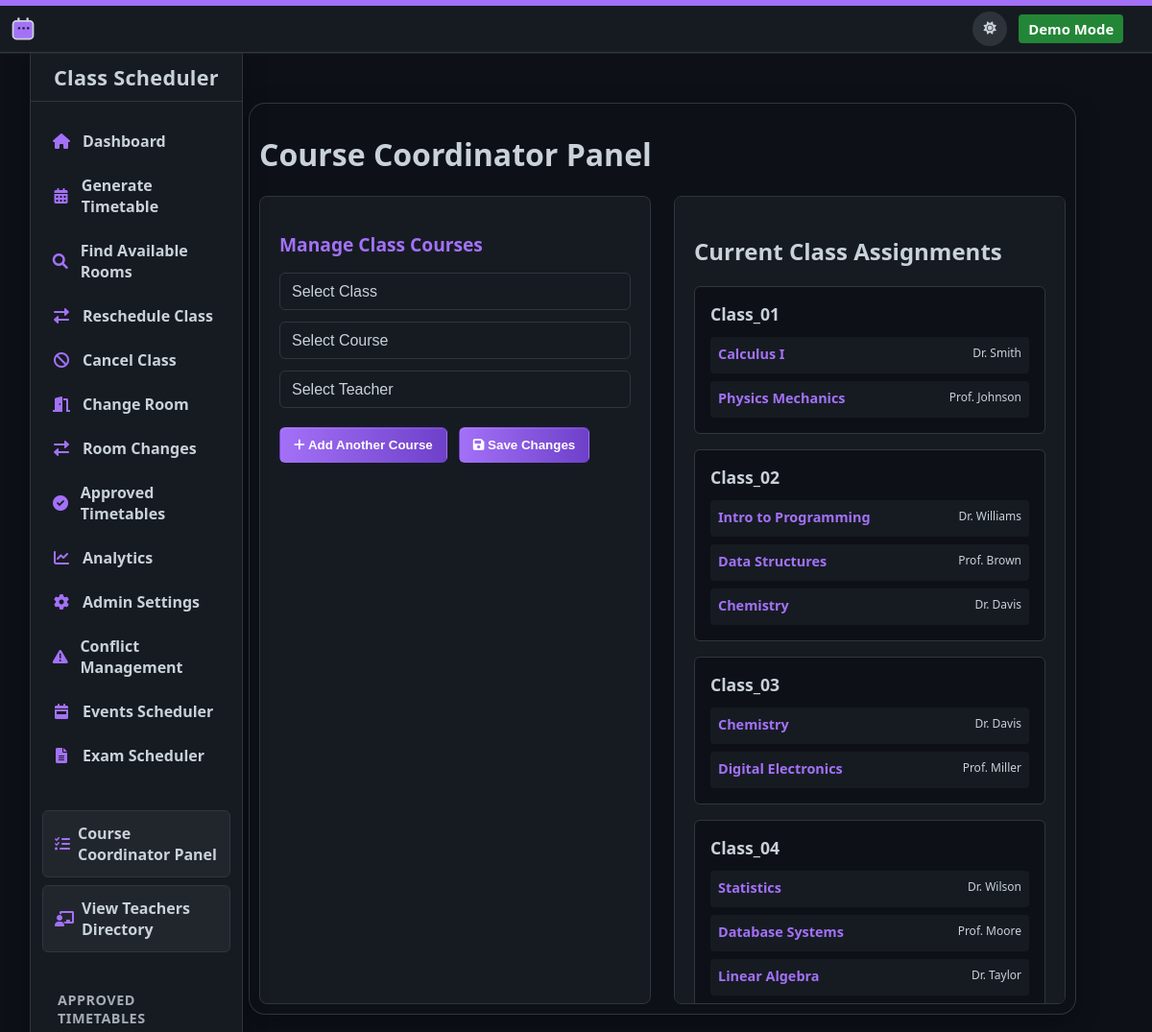
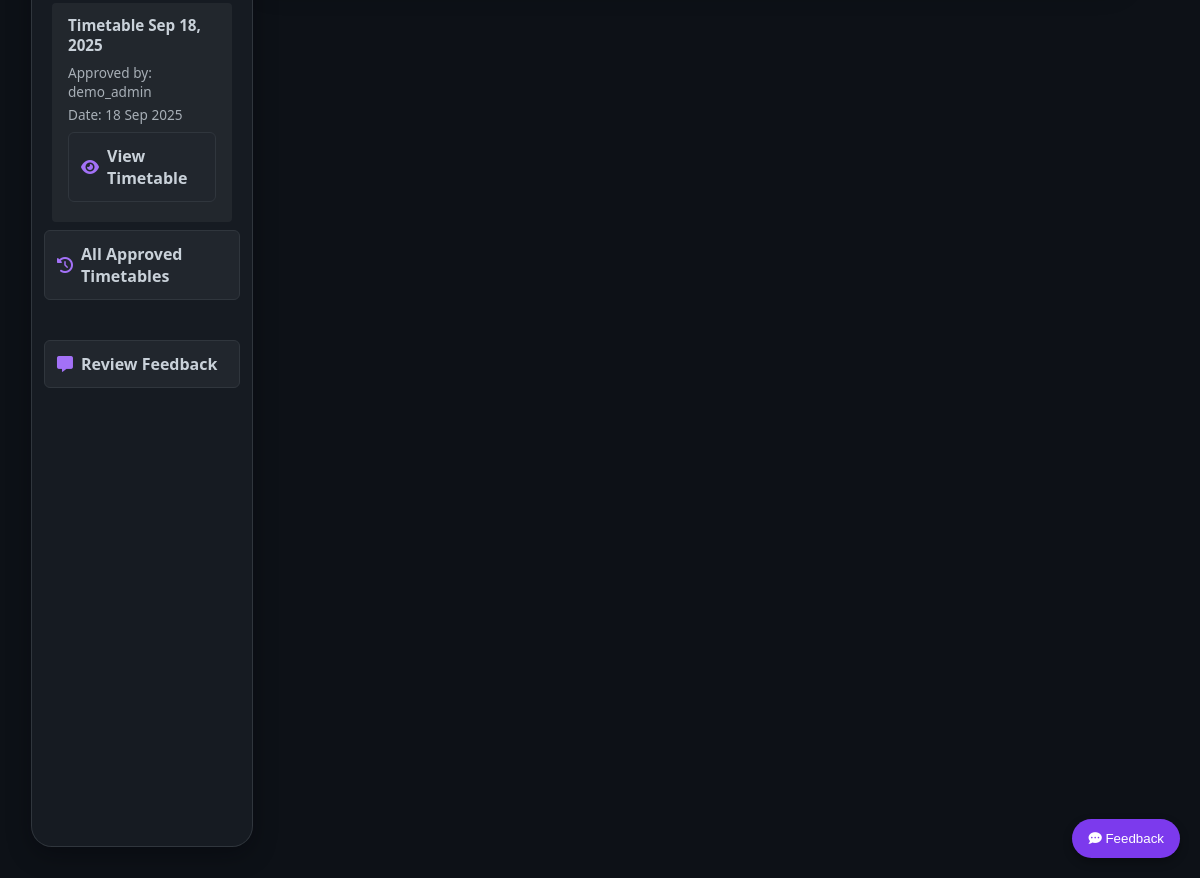
The app's page /course_coordinator with its own data (2 pictures, top to bottom).
### models.py (models this page shows, shortened)
class ApprovedTimetable(Base):
    __tablename__ = 'approved_timetables'
    id = Column(Integer, primary_key=True)
    name = Column(String, nullable=False)
    description = Column(String)
    timetable_data = Column(String)  # Stores the timetable data as JSON string
    approved_by = Column(Integer, ForeignKey('users.id'))
    approved_at = Column(DateTime, default=datetime.utcnow)
    is_active = Column(Boolean, default=True)
    approver = relationship('User')

### scheduler.py (models this page shows, shortened)
class User(Base):
    __tablename__ = 'users'
    id = Column(Integer, primary_key=True)
    username = Column(String, unique=True, nullable=False)
    password_hash = Column(String, nullable=False)
    is_admin_user = Column(Boolean, default=False)

class Class(Base):
    __tablename__ = 'classes'
    id = Column(Integer, primary_key=True)
    name = Column(String, unique=True)
    course_teachers = relationship('ClassCourseTeacher', back_populates='class_')

class ClassCourseTeacher(Base):
    __tablename__ = 'class_course_teacher'
    id = Column(Integer, primary_key=True)
    class_id = Column(Integer, ForeignKey('classes.id'))
    course_id = Column(Integer, ForeignKey('courses.id'))
    teacher_id = Column(Integer, ForeignKey('teachers.id'))
    __table_args__ = (UniqueConstraint('class_id', 'course_id', name='_class_course_uc'),)
    class_ = relationship('Class', back_populates='course_teachers')
    course = relationship('Course')
    teacher = relationship('Teacher')

class Course(Base):
    __tablename__ = 'courses'
    id = Column(Integer, primary_key=True)
    name = Column(String, unique=True)

class Teacher(Base):
    __tablename__ = 'teachers'
    id = Column(Integer, primary_key=True)
    name = Column(String, unique=True)
    subject = Column(String)
    weekly_hours = Column(Integer, default=8)

### webapp/app.py (the view, shortened to what this page needs)
@app.route('/course_coordinator', methods=['GET', 'POST'])
def course_coordinator():
    classes = session.query(Class).all()
    courses = session.query(Course).all()
    teachers = session.query(Teacher).all()
    return render_template('course_coordinator.html',
                         classes=classes,
                         courses=courses,
                         teachers=teachers)

### webapp/app.py (called while the page is built)
@app.context_processor
def inject_template_globals():
    context = {}
    if 'user_id' in flask_session:
        user = session.query(User).get(flask_session['user_id'])
        context['current_user'] = user
    else:
        context['current_user'] = None
    context['get_teachers'] = get_teachers
    context['get_courses'] = get_courses
    context['get_classes'] = get_classes
    context['get_classrooms'] = get_classrooms
    context['get_approved_timetables'] = get_approved_timetables
    return context

def get_approved_timetables():
    return session.query(ApprovedTimetable).order_by(
        ApprovedTimetable.is_active.desc(),
        ApprovedTimetable.approved_at.desc()
    ).all()

### webapp/templates/course_coordinator.html (shortened to what this page needs)
{% extends "layout.html" %}
{% block content %}
<div class="content-section">
    <h1>Course Coordinator Panel</h1>
    <div class="coordinator-controls">
        <form method="POST" class="coordinator-form">
            <div class="form-section">
                <h2>Manage Class Courses</h2>
                <div class="input-row">
                    <select name="class_id" id="class_select" required>
                        <option value="">Select Class</option>
                    </select>
                </div>
                <div id="course-assignments">
                    <div class="course-assignment-row">
                        <div class="input-row">
                            <select name="course_ids[]" class="course-select" required>
                                <option value="">Select Course</option>
                            </select>
                            <select name="teacher_ids[]" class="teacher-select" required>
                                <option value="">Select Teacher</option>
                            </select>
                        </div>
                    </div>
                </div>
                <div class="button-row">
                    <button type="button" class="btn gradient-btn" onclick="addCourseRow()">
                        <i class="fas fa-plus"></i> Add Another Course
                    </button>
                    <button type="submit" class="btn gradient-btn">
                        <i class="fas fa-save"></i> Save Changes
                    </button>
                </div>
            </div>
        </form>
        <div class="current-assignments">
            <h2>Current Class Assignments</h2>
            {% for class in classes %}
            <div class="class-assignment-card">
                <h3>{{ class.name }}</h3>
                <div class="assignment-list">
                    {% for ct in class.course_teachers %}
                    <div class="assignment-item">
                        <span class="course-name">{{ ct.course.name }}</span>
                        <span class="teacher-name">{{ ct.teacher.name }}</span>
                    </div>
                    {% else %}
                    <p class="no-assignments">No courses assigned yet</p>
                    {% endfor %}
                </div>
            </div>
            {% endfor %}
        </div>
    </div>
</div>
{% endblock %}

### webapp/templates/layout.html (shortened to what this page needs)
<!DOCTYPE html>
<html lang="en">
<head>
        <link rel="stylesheet" href="{{ url_for('static', filename='style.css') }}">
        <link rel="stylesheet" href="{{ url_for('static', filename='course-colors.css') }}">
        <link rel="stylesheet" href="{{ url_for('static', filename='theme-styles.css') }}">
        <link rel="stylesheet" href="{{ url_for('static', filename='approval-system.css') }}">
        <link rel="stylesheet" href="{{ url_for('static', filename='room_changes.css') }}">
        <link rel="stylesheet" href="{{ url_for('static', filename='timetable-enhancements.css') }}">
        <link rel="stylesheet" href="{{ url_for('static', filename='demo-mode.css') }}">
        <link rel="stylesheet" href="{{ url_for('static', filename='dashboard.css') }}">
        <link rel="stylesheet" href="{{ url_for('static', filename='room_display_fix.css') }}">
        <link rel="stylesheet" href="https://cdnjs.cloudflare.com/ajax/libs/font-awesome/6.0.0/css/all.min.css">
</head>
<body>
        <div class="github-topbar"></div>
        <nav class="main-topbar">
                        <div class="topbar-left">
                                <a href="{{ url_for('index') }}" class="topbar-logo" aria-label="Dashboard" title="Dashboard">
                                    <span class="logo-icon">
                                    </span>
                                </a>
                        </div>
            <div class="topbar-right">
                <button id="theme-toggle" class="theme-toggle" title="Toggle Theme">
                    <span class="theme-icon light"><i class="fas fa-sun"></i></span>
                </button>
                <span class="topbar-link demo-mode">Demo Mode</span>
            </div>
        </nav>
    <div class="sidebar">
        <div class="sidebar-header">
            <h1 class="sidebar-logo">Class Scheduler</h1>
        </div>
        <ul class="sidebar-menu">
            <li>
                <a href="{{ url_for('index') }}" {% if request.endpoint == 'index' %}class="active"{% endif %}>
                    <span class="icon"><i class="fas fa-home"></i></span>
                    Dashboard
                </a>
            </li>
            <li>
                <a href="{{ url_for('generate_timetable_route') }}" {% if request.endpoint == 'generate_timetable_route' %}class="active"{% endif %}>
                    <span class="icon"><i class="fas fa-calendar-alt"></i></span>
                    Generate Timetable
                </a>
            </li>
            <li>
                <a href="{{ url_for('find_rooms_route') }}" {% if request.endpoint == 'find_rooms_route' %}class="active"{% endif %}>
                    <span class="icon"><i class="fas fa-search"></i></span>
                    Find Available Rooms
                </a>
            </li>
            <li>
                <a href="{{ url_for('reschedule_route') }}" {% if request.endpoint == 'reschedule_route' %}class="active"{% endif %}>
                    <span class="icon"><i class="fas fa-exchange-alt"></i></span>
                    Reschedule Class
                </a>
            </li>
            <li>
                <a href="{{ url_for('cancel_class') }}" {% if request.endpoint == 'cancel_class' %}class="active"{% endif %}>
                    <span class="icon"><i class="fas fa-ban"></i></span>
                    Cancel Class
                </a>
            </li>
            <li>
                <a href="{{ url_for('change_room') }}" {% if request.endpoint == 'change_room' %}class="active"{% endif %}>
                    <span class="icon"><i class="fas fa-door-open"></i></span>
                    Change Room
                </a>
            </li>
            <li>
                <a href="{{ url_for('room_changes') }}" {% if request.endpoint == 'room_changes' %}class="active"{% endif %}>
                    <span class="icon"><i class="fas fa-exchange-alt"></i></span>
                    Room Changes
                </a>
            </li>
            <li>
                <a href="{{ url_for('approved_timetables') }}" {% if request.endpoint == 'approved_timetables' %}class="active"{% endif %}>
                    <span class="icon"><i class="fas fa-check-circle"></i></span>
                    Approved Timetables
                </a>
            </li>
            <li>
                <a href="{{ url_for('analytics_page') }}" {% if request.endpoint == 'analytics_page' %}class="active"{% endif %}>
                    <span class="icon"><i class="fas fa-chart-line"></i></span>
                    Analytics
                </a>
            </li>
            <li>
                <a href="{{ url_for('admin') }}" {% if request.endpoint == 'admin' %}class="active"{% endif %}>
                    <span class="icon"><i class="fas fa-cog"></i></span>
                    Admin Settings
                </a>
            </li>
            <li>
                <a href="{{ url_for('conflicts_page') }}" {% if request.endpoint == 'conflicts_page' %}class="active"{% endif %}>
                    <span class="icon"><i class="fas fa-triangle-exclamation"></i></span>
                    Conflict Management
                </a>
            </li>
            <li>
                <a href="{{ url_for('events_scheduler') }}" {% if request.endpoint == 'events_scheduler' %}class="active"{% endif %}>
                    <span class="icon"><i class="fas fa-calendar-week"></i></span>
                    Events Scheduler
                </a>
            </li>
            <li>
                <a href="{{ url_for('exam_scheduler') }}" {% if request.endpoint == 'exam_scheduler' %}class="active"{% endif %}>
                    <span class="icon"><i class="fas fa-file-alt"></i></span>
                    Exam Scheduler
                </a>
            </li>
        </ul>
        <div class="sidebar-section">
            <a href="{{ url_for('course_coordinator') }}" class="sidebar-button">
                <span class="icon"><i class="fas fa-tasks"></i></span>
                Course Coordinator Panel
            </a>
            <a href="{{ url_for('teachers') }}" class="sidebar-button">
                <span class="icon"><i class="fas fa-chalkboard-teacher"></i></span>
                View Teachers Directory
            </a>
        </div>
        <div class="sidebar-section">
            <h3 class="sidebar-title">Approved Timetables</h3>
            <div class="sidebar-approved-timetable" id="approved-timetable-sidebar">
                {% set active_timetable = [] %}
                {% if active_timetable %}
                    <div class="approved-timetable-info">
                        <h4>{{ active_timetable[0].name }}</h4>
                        <p>Approved by: {{ active_timetable[0].approver.username }}</p>
                        <p>Date: {{ active_timetable[0].approved_at.strftime('%d %b %Y') }}</p>
                        <a href="{{ url_for('view_approved_timetable', id=active_timetable[0].id) }}" class="sidebar-button">
                            <span class="icon"><i class="fas fa-eye"></i></span>
                            View Timetable
                        </a>
                    </div>
                {% endif %}
            </div>
            <a href="{{ url_for('approved_timetables') }}" class="sidebar-button">
                <span class="icon"><i class="fas fa-history"></i></span>
                All Approved Timetables
            </a>
        </div>
        <div class="sidebar-section">
            <a href="{{ url_for('admin_feedback') }}" class="sidebar-button">
                <span class="icon"><i class="fas fa-comment-alt"></i></span>
                Review Feedback
            </a>
        </div>
    </div>
    <div class="container">
        {% block content %}{% endblock %}
    </div>
    <button id="feedback-fab" title="Give Feedback" style="position:fixed; right:20px; bottom:20px; z-index:999; background:#7c3aed; color:#fff; border:none; border-radius:24px; padding:12px 16px; box-shadow:0 4px 10px rgba(0,0,0,0.3); cursor:pointer;">
        <i class="fas fa-comment-dots"></i> Feedback
    </button>
</body>
</html>

### webapp/static/theme-styles.css (style rules this page uses)
.theme-toggle { background: none; border: none; cursor: pointer; display: flex; align-items: center; justify-content: center; position: relative; width: 36px; height: 36px; border-radius: 50%; margin-right: 10px; color: var(--sidebar-text); background: rgba(255, 255, 255, 0.1); transition: all 0.3s ease; overflow: hidden; }
.theme-toggle .theme-icon { position: absolute; width: 100%; height: 100%; display: flex; align-items: center; justify-content: center; transition: all 0.3s cubic-bezier(0.175, 0.885, 0.32, 1.275); }
.theme-toggle .light { opacity: 1; transform: translateY(0); }

### webapp/static/approval-system.css (style rules this page uses)
.sidebar-title { padding: 8px 16px; margin: 0; font-size: 0.9rem; color: var(--sidebar-text); opacity: 0.8; text-transform: uppercase; letter-spacing: 0.5px; }
.sidebar-approved-timetable { padding: 12px 16px; border-radius: 4px; background-color: rgba(255, 255, 255, 0.05); margin: 0 8px; margin-bottom: 8px; }
.approved-timetable-info { color: var(--sidebar-text); }
.approved-timetable-info h4 { margin-top: 0; margin-bottom: 8px; font-size: 0.95rem; }
.approved-timetable-info p { margin: 4px 0; font-size: 0.85rem; opacity: 0.8; }

### webapp/static/demo-mode.css (style rules this page uses)
.demo-mode { background-color: #238636; color: white; padding: 5px 10px; border-radius: 4px; font-weight: bold; }

### records on screen
ApprovedTimetable: name "Timetable Sep 18, 2025", approved_at "18 Sep 2025"
User: username "demo_admin"
Class: name "Class_01"
ClassCourseTeacher: course.name "Calculus I", teacher.name "Dr. Smith"
ClassCourseTeacher: course.name "Physics Mechanics", teacher.name "Prof. Johnson"
Class: name "Class_02"
ClassCourseTeacher: course.name "Intro to Programming", teacher.name "Dr. Williams"
ClassCourseTeacher: course.name "Data Structures", teacher.name "Prof. Brown"
ClassCourseTeacher: course.name "Chemistry", teacher.name "Dr. Davis"
Class: name "Class_03"
ClassCourseTeacher: course.name "Chemistry", teacher.name "Dr. Davis"
ClassCourseTeacher: course.name "Digital Electronics", teacher.name "Prof. Miller"
Class: name "Class_04"
ClassCourseTeacher: course.name "Statistics", teacher.name "Dr. Wilson"
ClassCourseTeacher: course.name "Database Systems", teacher.name "Prof. Moore"
ClassCourseTeacher: course.name "Linear Algebra", teacher.name "Dr. Taylor"
